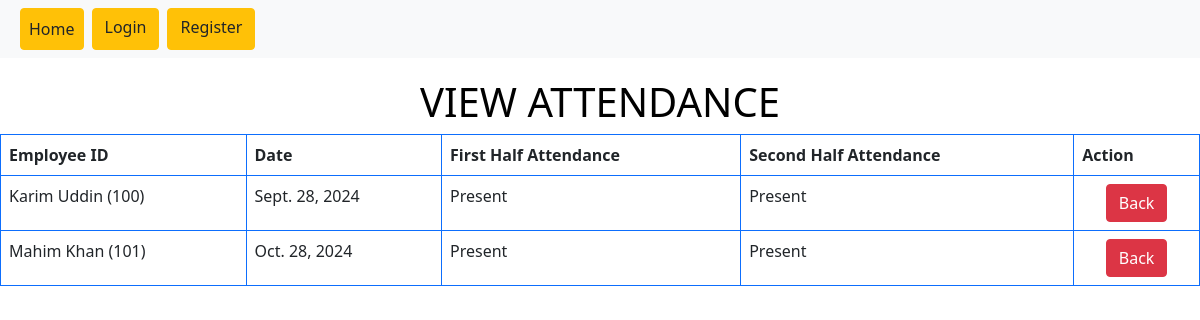
Page /view_attendance/ on the committed database.
### first_app/models.py (models this page shows, shortened)
class Attendance(models.Model):
    employee_id = models.ForeignKey('AddEmployee', on_delete=models.CASCADE)
    day = models.DateField(null=True)
    ATTENDANCE_CHOICES = [
        ('Present', 'Present'),
        ('Absent', 'Absent'),
    ]
    first_half_attendance = models.CharField(
        max_length=10,
        choices=ATTENDANCE_CHOICES,
        verbose_name="First Half"
    )
    second_half_attendance = models.CharField(
        max_length=10,
        choices=ATTENDANCE_CHOICES,
        verbose_name="Second Half"
    )

class AddEmployee(models.Model):
    name = models.CharField(max_length=100)
    employee_id = models.CharField(max_length=50, primary_key=True)
    email = models.EmailField()
    father_name = models.CharField(max_length=100)
    date_of_birth = models.DateField()
    salary = models.DecimalField(max_digits=10, decimal_places=2)
    designation = models.CharField(max_length=100)
    higher_education = models.CharField(max_length=100)
    joining_date = models.DateField()
    MARITAL_STATUS_CHOICES = [
        ('Married', 'Married'),
        ('Unmarried', 'Unmarried'),
    ]
    marital_status = models.CharField(max_length=10, choices=MARITAL_STATUS_CHOICES)
    nationality = models.CharField(max_length=100)
    def __str__(self):
        return f"{self.name} ({self.employee_id})"  # admin database ki vabeh student information show korbe

### first_app/views.py (the view)
# urls.py: path('view_attendance/', views.view_attendance, name='view_attendance'),
def view_attendance(request):
    emp = Attendance.objects.all()  # Get all employees from the database
    return render(request, 'view_attendance.html', {'data': emp})

### first_app/templates/view_attendance.html (shortened to what this page needs)
{% extends "base.html" %}
{% block content %}
<h1>VIEW ATTENDANCE</h1>
{% if data %}
<table class="table table-bordered border-primary">
    <thead>
        <tr>
            <th scope="col">Employee ID</th>
            <th scope="col">Date</th>
            <th scope="col">First Half Attendance</th>
            <th scope="col">Second Half Attendance</th>
            <th scope="col">Action</th>
        </tr>
    </thead>
    <tbody>
        {% for emp in data %}
        <tr>
            <td>{{ emp.employee_id }}</td>
            <td>{{ emp.day }}</td>
            <td>{{ emp.first_half_attendance}}</td>
            <td>{{ emp.second_half_attendance}}</td>
            <td>
                <div style="display:flex; justify-content:space-around;">
                    <form method="POST" action="{% url 'add_attendance'  %}">
                        <input type="submit" class="btn btn-danger" value="Back">
                    </form>
                </div>
            </td>
        </tr>
        {% empty %}
        <tr>
            <td colspan="7">No data available.</td>
        </tr>
        {% endfor %}
    </tbody>
</table>
{% else %}
<h3>No Data Available</h3>
{% endif %}
{% endblock content %}

### first_app/static/css/style.css (style rules this page uses)
body { background-size: cover; background-position: center; background-repeat: no-repeat; width: 100%; margin:0; }

### first_app/templates/view_attendance.html (style rules this page uses)
h1 { display: flex; justify-content: center; color: black; position: relative; z-index: 2; margin-top: 20px; transition: color 0.3s, transform 0.3s; }

### rows in the picture
Attendance: employee_id "Karim Uddin (100)", day "Sept. 28, 2024", first_half_attendance "Present", second_half_attendance "Present"
Attendance: employee_id "Mahim Khan (101)", day "Oct. 28, 2024", first_half_attendance "Present", second_half_attendance "Present"
